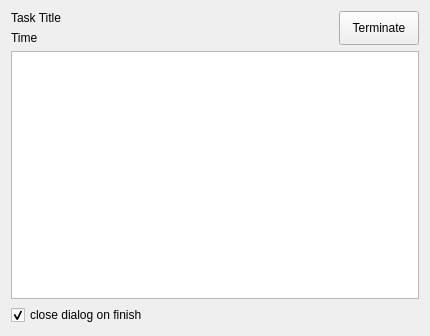
<?xml version="1.0" encoding="UTF-8"?>
<ui version="4.0">
 <class>Form</class>
 <widget class="QWidget" name="Form">
  <property name="geometry">
   <rect>
    <x>0</x>
    <y>0</y>
    <width>430</width>
    <height>336</height>
   </rect>
  </property>
  <property name="windowTitle">
   <string>Form</string>
  </property>
  <layout class="QVBoxLayout" name="verticalLayout_2">
   <item>
    <layout class="QHBoxLayout" name="horizontalLayout">
     <item>
      <layout class="QVBoxLayout" name="verticalLayout">
       <item>
        <widget class="QLabel" name="labelMessage">
         <property name="text">
          <string>Task Title</string>
         </property>
        </widget>
       </item>
       <item>
        <widget class="QLabel" name="labelElapsed">
         <property name="text">
          <string>Time</string>
         </property>
        </widget>
       </item>
      </layout>
     </item>
     <item>
      <widget class="QPushButton" name="buttonTerminate">
       <property name="sizePolicy">
        <sizepolicy hsizetype="Fixed" vsizetype="Preferred">
         <horstretch>0</horstretch>
         <verstretch>0</verstretch>
        </sizepolicy>
       </property>
       <property name="text">
        <string>Terminate</string>
       </property>
      </widget>
     </item>
    </layout>
   </item>
   <item>
    <widget class="QPlainTextEdit" name="textLog"/>
   </item>
   <item>
    <widget class="QCheckBox" name="checkAutoClose">
     <property name="text">
      <string>close dialog on finish</string>
     </property>
     <property name="checkable">
      <bool>true</bool>
     </property>
     <property name="checked">
      <bool>true</bool>
     </property>
    </widget>
   </item>
  </layout>
 </widget>
 <resources/>
 <connections/>
</ui>
